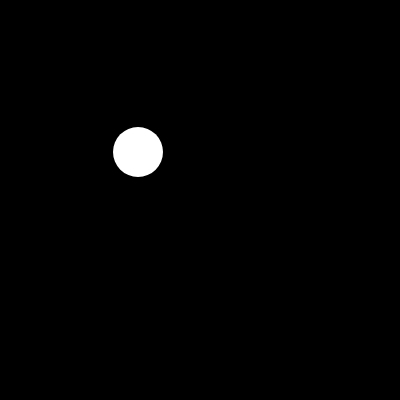
Frame 1 (no input)
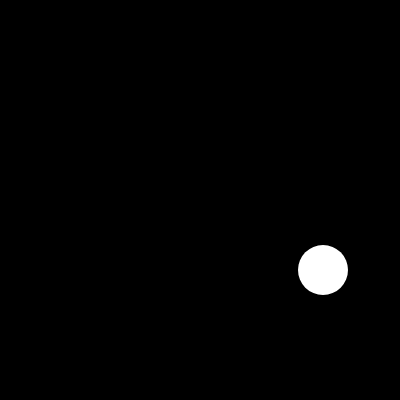
Frame 60 (no input)
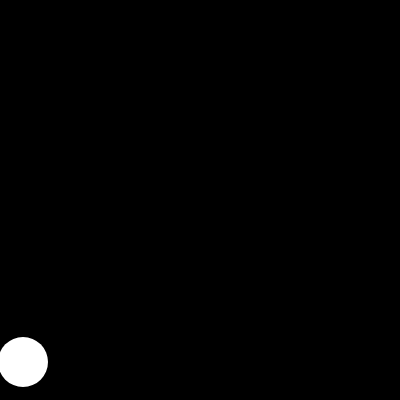
Frame 120 (the mouse pressed at the canvas centre since frame 60)

The p5.js sketch that drew these frames (run headless with seeded random() and noise() and a simulated clock; from frame 60 on, the mouse is pressed at the canvas centre):

// p5.js sketch
// ── sketch.js
let p;

function setup() {
  createCanvas(400, 400);
  noStroke();
  p = new Particle(133.0, 150.0, 50.0, 5.0, 2.0);
}

function draw() {
  background(0);
  p.update();
  p.display();
}

class Particle {
  constructor(x, y, d, vx, vy) {
    this.x = x;
    this.y = y;
    this.d = d;
    this.vx = vx;
    this.vy = vy;
  }

  display() {
    ellipse(this.x, this.y, this.d, this.d);
  }

  update() {
    this.x += this.vx;
    this.y += this.vy;
    if (this.x >= width - this.d / 2 || this.x <= this.d / 2)
      this.vx = -this.vx;
    if (this.y >= height - this.d / 2 || this.y <= this.d / 2)
      this.vy = -this.vy;
  }
}
